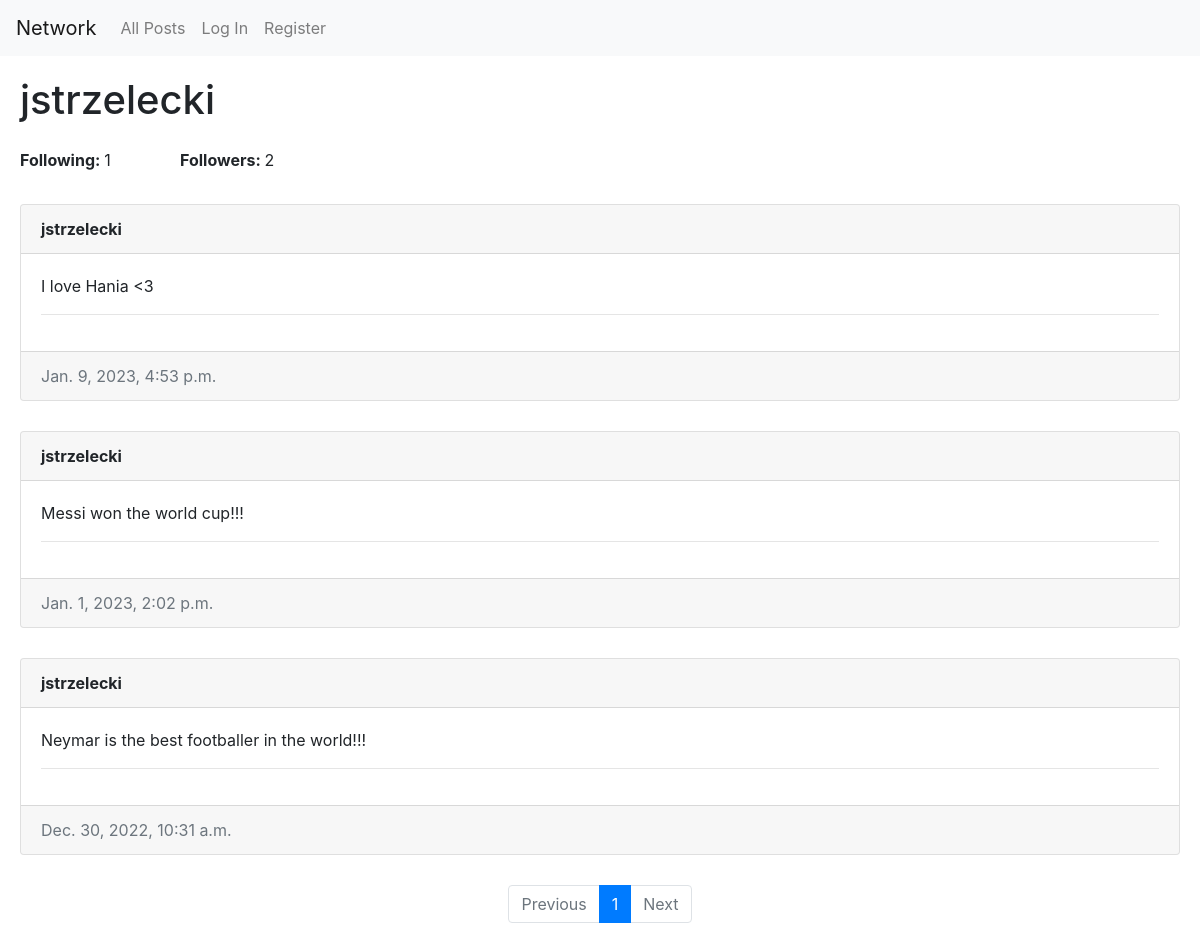
The app's page /profile/1 with its own data.
### network/models.py (models this page shows, shortened)
class User(AbstractUser):
    pass

class Post(models.Model):
    user = models.ForeignKey(User, on_delete=models.CASCADE, related_name="author")
    text = models.TextField(null=True)
    date = models.DateTimeField(auto_now_add=True)
    likes = models.DecimalField(default=0, max_digits=5, decimal_places=0)

### network/views.py (the view)
# urls.py: path("profile/<int:id>", views.profile, name="profile"),
def profile(request, id):
    following = User.objects.get(id=id)
    posts = Post.objects.filter(user=following).order_by("-date")
    paginator = Paginator(posts, 10)
    page_number = request.GET.get('page')
    page_obj = paginator.get_page(page_number)
    try:
        follower_id = list(Follow.objects.filter(following_id=id).values_list('follower', flat=True))
        followers = list(User.objects.filter(id__in=follower_id).values_list('username', flat=True))
        following_count = Follow.objects.filter(follower=following).count()
        followers_count = Follow.objects.filter(following=following).count()
        return render(request, "network/profile.html", {
            "following": following,
            "followers": followers,
            "following_count": following_count,
            "followers_count": followers_count,
            "page_obj": page_obj
        })
    except:
        following_count = Follow.objects.filter(follower=following).count()
        followers_count = Follow.objects.filter(following=following).count()
        return render(request, "network/profile.html", {
            "following": following,
            "following_count": following_count,
            "followers_count": followers_count,
            "page_obj": page_obj
        })

### network/templates/network/profile.html (shortened to what this page needs)
{% extends "network/layout.html" %} {% block body %}
<h1>{{ following }}</h1>
<div class="w-25 py-3">
    <div class="row">
	<p class="col"><b>Following: </b>{{ following_count }}</p>
	<p class="col"><b>Followers: </b>{{ followers_count }}</p>
    </div>
</div>
<div class="vstack gap-3">
	{% if page_obj %} {% for post in page_obj %}
	<div class="card">
		<div class="card-header">
			<span id="username" href="{% url 'profile' post.user.id %}"
				><strong>{{ post.user }}</strong></span>
		</div>
		<div class="card-body">
			<p class="card-title">{{ post.text }}</p>
            <hr>
            </div>
		<div class="card-footer text-muted">{{ post.date }}</div>
    </div>
	{% empty %}
	<h1>No posts for this user yet</h1>
	{% endfor %} {% endif %}
<nav>
	<ul class="pagination justify-content-center">
        {% if page_obj.has_previous %}
		<li class="page-item">
			<a class="page-link" href="?page={{ page_obj.previous_page_number }}">Previous</a>
		</li>
        {% else %}
        <li class="page-item disabled">
			<a class="page-link" aria-label="disabled" href="#">Previous</a>
		</li>
        {% endif %}
        <li class="page-item active" aria-current="page">
            <span class="page-link" href="#">{{ page_obj.number }}</span>
        </li>
        {% if page_obj.has_next %}
		<li class="page-item">
			<a class="page-link" href="?page={{ page_obj.next_page_number }}">Next</a>
		</li>
        {% else %}
        <li class="page-item disabled">
			<a class="page-link" aria-label="disabled" href="#">Next</a>
		</li>
        {% endif %}
	</ul>
</nav>
{% endblock %}

### network/static/network/styles.css (style rules this page uses)
.card { margin-bottom: 30px; }

### records on screen
User: username "jstrzelecki"
Post: user "jstrzelecki", text "I love Hania <3", date "Jan. 9, 2023, 4:53 p.m."
Post: user "jstrzelecki", text "Messi won the world cup!!!", date "Jan. 1, 2023, 2:02 p.m."
Post: user "jstrzelecki", text "Neymar is the best footballer in the world!!!", date "Dec. 30, 2022, 10:31 a.m."

### other values on screen
{{ following_count }} "1"
{{ followers_count }} "2"
{{ page_obj.number }} "1"
